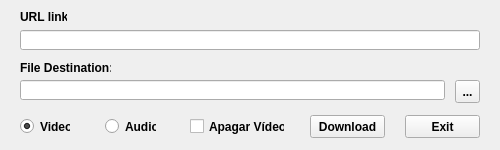
<?xml version="1.0" encoding="UTF-8"?>
<ui version="4.0">
 <class>MainWindow</class>
 <widget class="QMainWindow" name="MainWindow">
  <property name="geometry">
   <rect>
    <x>0</x>
    <y>0</y>
    <width>500</width>
    <height>150</height>
   </rect>
  </property>
  <property name="font">
   <font>
    <weight>75</weight>
    <bold>true</bold>
   </font>
  </property>
  <property name="windowTitle">
   <string>Youtube Downloader</string>
  </property>
  <property name="windowIcon">
   <iconset>
    <normaloff>Youtube.png</normaloff>
    <normalon>Youtube.png</normalon>Youtube.png</iconset>
  </property>
  <widget class="QWidget" name="centralwidget">
   <widget class="QLabel" name="linkLabel">
    <property name="geometry">
     <rect>
      <x>20</x>
      <y>10</y>
      <width>47</width>
      <height>13</height>
     </rect>
    </property>
    <property name="font">
     <font>
      <weight>75</weight>
      <bold>true</bold>
     </font>
    </property>
    <property name="text">
     <string>URL link:</string>
    </property>
   </widget>
   <widget class="QLineEdit" name="urlText">
    <property name="geometry">
     <rect>
      <x>20</x>
      <y>30</y>
      <width>460</width>
      <height>20</height>
     </rect>
    </property>
   </widget>
   <widget class="QLabel" name="destinyLabel">
    <property name="geometry">
     <rect>
      <x>20</x>
      <y>60</y>
      <width>91</width>
      <height>16</height>
     </rect>
    </property>
    <property name="font">
     <font>
      <weight>75</weight>
      <bold>true</bold>
     </font>
    </property>
    <property name="lineWidth">
     <number>17</number>
    </property>
    <property name="text">
     <string>File Destination:</string>
    </property>
   </widget>
   <widget class="QLineEdit" name="destinyText">
    <property name="geometry">
     <rect>
      <x>20</x>
      <y>80</y>
      <width>425</width>
      <height>20</height>
     </rect>
    </property>
   </widget>
   <widget class="QToolButton" name="folderButton">
    <property name="geometry">
     <rect>
      <x>455</x>
      <y>80</y>
      <width>25</width>
      <height>23</height>
     </rect>
    </property>
    <property name="text">
     <string>...</string>
    </property>
    <property name="icon">
     <iconset>
      <normaloff>folder-open.png</normaloff>folder-open.png</iconset>
    </property>
   </widget>
   <widget class="QPushButton" name="downloadButton">
    <property name="geometry">
     <rect>
      <x>310</x>
      <y>115</y>
      <width>75</width>
      <height>23</height>
     </rect>
    </property>
    <property name="font">
     <font>
      <weight>75</weight>
      <bold>true</bold>
     </font>
    </property>
    <property name="text">
     <string>Download</string>
    </property>
   </widget>
   <widget class="QRadioButton" name="videoButton">
    <property name="geometry">
     <rect>
      <x>20</x>
      <y>118</y>
      <width>50</width>
      <height>17</height>
     </rect>
    </property>
    <property name="font">
     <font>
      <weight>75</weight>
      <bold>true</bold>
     </font>
    </property>
    <property name="text">
     <string>Video</string>
    </property>
    <property name="checked">
     <bool>true</bool>
    </property>
   </widget>
   <widget class="QRadioButton" name="audioButton">
    <property name="geometry">
     <rect>
      <x>105</x>
      <y>118</y>
      <width>51</width>
      <height>17</height>
     </rect>
    </property>
    <property name="font">
     <font>
      <weight>75</weight>
      <bold>true</bold>
     </font>
    </property>
    <property name="text">
     <string>Audio</string>
    </property>
   </widget>
   <widget class="QCheckBox" name="apagaVideoBox">
    <property name="geometry">
     <rect>
      <x>190</x>
      <y>118</y>
      <width>95</width>
      <height>17</height>
     </rect>
    </property>
    <property name="text">
     <string>Apagar Vídeo</string>
    </property>
   </widget>
   <widget class="QPushButton" name="cancelButton">
    <property name="geometry">
     <rect>
      <x>405</x>
      <y>115</y>
      <width>75</width>
      <height>23</height>
     </rect>
    </property>
    <property name="font">
     <font>
      <weight>75</weight>
      <bold>true</bold>
     </font>
    </property>
    <property name="text">
     <string>Exit</string>
    </property>
   </widget>
  </widget>
 </widget>
 <resources/>
 <connections/>
</ui>
